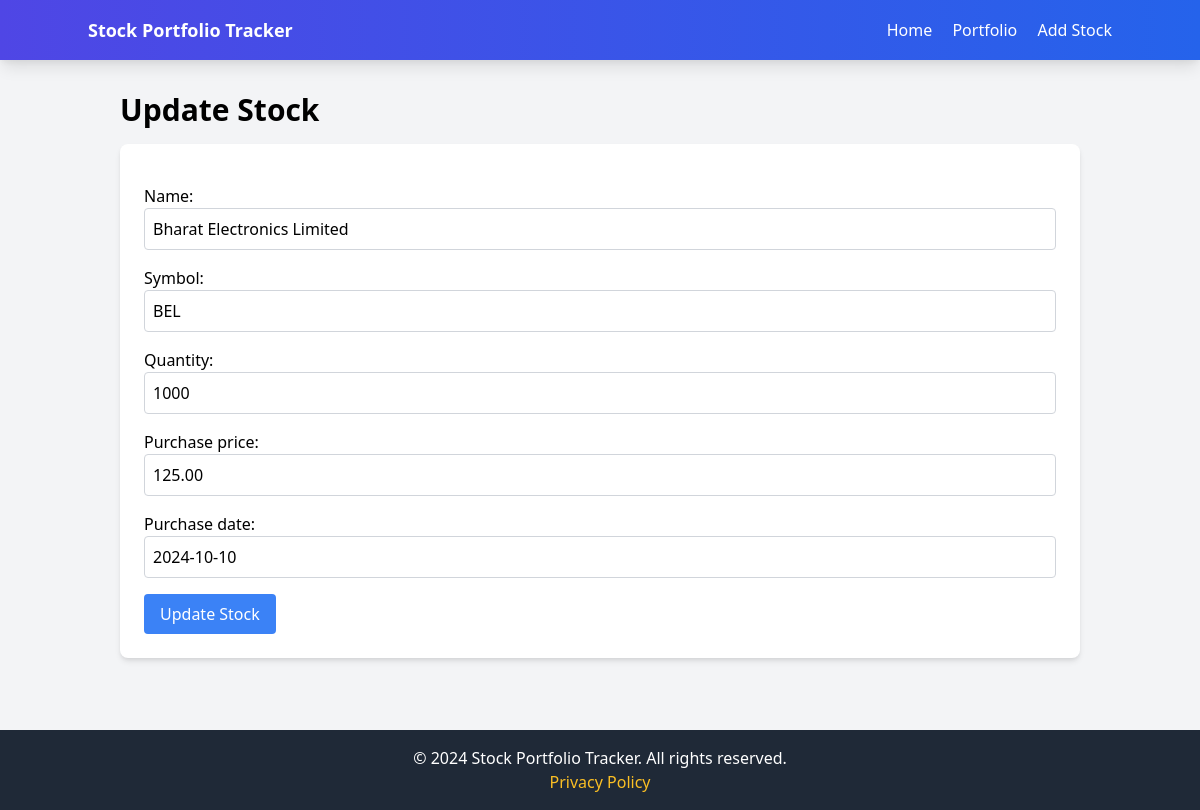
Page /update/4/ (signed in) on the committed database.
### portfolio/models.py (models this page shows, shortened)
class Stock(models.Model):
    user = models.ForeignKey(User, on_delete=models.CASCADE)
    name = models.CharField(max_length=100, default='Unnamed Stock')
    symbol = models.CharField(max_length=10)
    quantity = models.PositiveIntegerField()
    purchase_price = models.DecimalField(max_digits=10, decimal_places=2)
    current_price = models.DecimalField(max_digits=10, decimal_places=2, default=0)  # Assuming you have this field already
    daily_change = models.DecimalField(max_digits=10, decimal_places=2, default=0)  # New field for daily change
    purchase_date = models.DateField(default=timezone.now)

### portfolio/views.py (the view)
# urls.py: path('update/<int:stock_id>/', update_stock, name='update_stock'),
@login_required
def update_stock(request, stock_id):
    stock = get_object_or_404(Stock, id=stock_id, user=request.user)
    if request.method == 'POST':
        form = StockForm(request.POST, instance=stock)
        if form.is_valid():
            form.save()
            messages.success(request, 'Stock updated successfully!')
            return redirect('portfolio_view')
    else:
        form = StockForm(instance=stock)
    return render(request, 'portfolio/update_stock.html', {'form': form})

### portfolio/forms.py
class StockForm(forms.ModelForm):
    class Meta:
        model = Stock
        fields = ['name', 'symbol', 'quantity', 'purchase_price', 'purchase_date']
    def __init__(self, *args, **kwargs):
        super().__init__(*args, **kwargs)
        for field in self.fields.values():
            field.widget.attrs.update({
                'class': 'form-input border border-gray-300 rounded p-2 w-full'
            })

### portfolio/templates/portfolio/update_stock.html (shortened to what this page needs)
{% extends 'base.html' %}
{% block content %}
<div class="container mx-auto p-4">
    <h1 class="text-3xl font-bold mb-4">Update Stock</h1>
    <div class="bg-white p-6 rounded-lg shadow-md">
        <form method="POST" class="space-y-4">
            {{ form.as_p }}
            <button type="submit" class="bg-blue-500 text-white py-2 px-4 rounded hover:bg-blue-600">Update Stock</button>
        </form>
    </div>
</div>
{% endblock %}

### rows in the picture
Stock: name "Bharat Electronics Limited", symbol "BEL", quantity "1000", purchase_price "125.00", purchase_date "2024-10-10"
